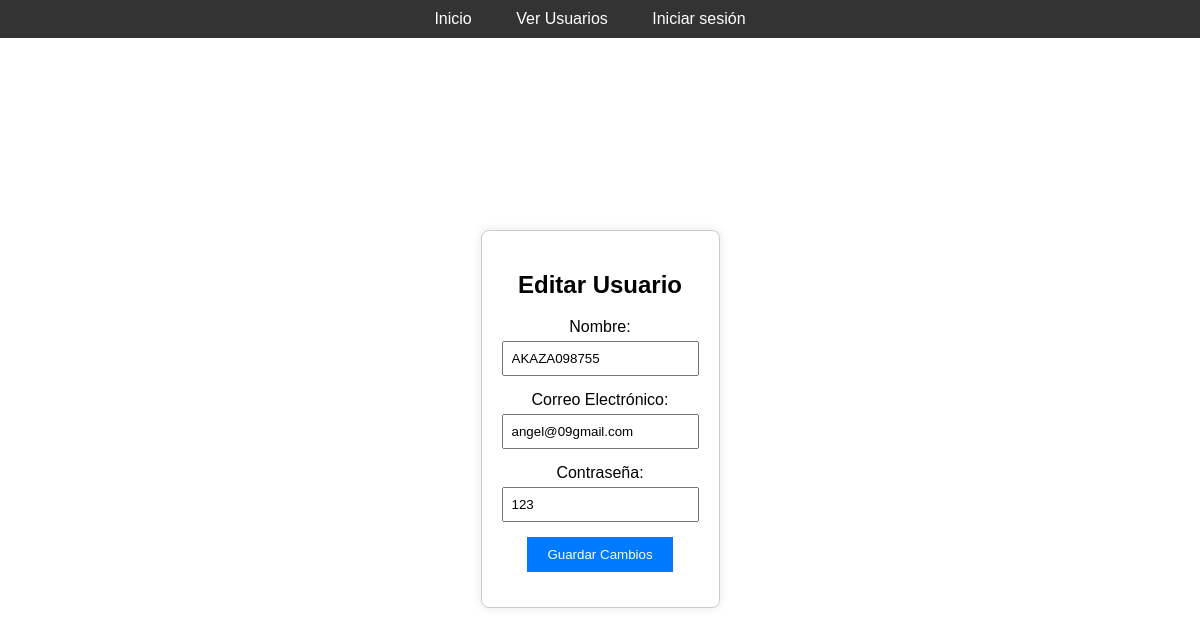
/usuario_editar/5, run on the app's committed database.
### tables this page shows
CREATE TABLE user (
	id	INTEGER PRIMARY KEY AUTOINCREMENT,
	username	TEXT NOT NULL,
	email	NUMERIC NOT NULL,
	password	TEXT NOT NULL);

### app.py (the view, shortened to what this page needs)
@app.route('/usuario_editar/<int:user_id>', methods=['GET', 'POST'])
def editar_usuario(user_id):
    conn = connect_database()
    cursor = conn.cursor()
    cursor.execute('SELECT * FROM user WHERE id=?', (user_id,))
    usuario = cursor.fetchone()
    conn.close()
    if usuario:
        return render_template('editar_usuario.html', usuario=usuario)
    else:
        return redirect(url_for('usuario'))  # Redirigir al usuario a la página de usuarios si el usuario no existe

### app.py (called while the page is built)
def connect_database():
    conn = sqlite3.connect('nombre.db')
    return conn

### templates/editar_usuario.html (shortened to what this page needs)
<!DOCTYPE html>
<html lang="en">
<head>
    <link rel="stylesheet" href="/static/css/usuario.css">
</head>
<body>
    <header>
        <nav class="menu">
            <ul class="menu__list">
                <li><a href="/">Inicio</a></li>
                <li><a href="/usuario">Ver Usuarios</a></li>
                {% if 'username' in session %}
                <li><a href="/logout">Cerrar sesión</a></li>
                {% else %}
                <li><a href="/login">Iniciar sesión</a></li>
                {% endif %}
            </ul>
        </nav>
    </header>
    <main>
        <div class="container">
            <h2>Editar Usuario</h2>
            <form action="/usuario_editar/{{ usuario[0] }}" method="post">
                <div class="form-group">
                    <label for="nombre">Nombre:</label>
                    <input type="text" id="nombre" name="nombre" value="{{ usuario[1] }}" required>
                </div>
                <div class="form-group">
                    <label for="correo">Correo Electrónico:</label>
                    <input type="email" id="correo" name="correo" value="{{ usuario[2] }}" required>
                </div>
                <div class="form-group">
                    <label for="contrasena">Contraseña:</label>
                    <input type="text" id="contrasena" name="contrasena" value="{{ usuario[3] }}" required>
                </div>
                <div class="form-group">
                    <button type="submit">Guardar Cambios</button>
                </div>
            </form>
        </div>
    </main>
</body>
</html>

### static/css/usuario.css (style rules this page uses)
body { font-family: Arial, sans-serif; margin: 0; padding: 0; background-image: url('https://external-preview.redd.it/HBAGlKJ8YMmumTOFKa58CIPuu3V8Zi_XGYuIQboqFAo.jpg?auto=webp&s=4aebe0eb919b87a4adebe0ce2163ce2744a287fa'); background-size: cover; background-position: center; background-repeat: no-repeat; }
header { background-color: #333; color: #fff; padding: 10px 0; }
.menu { text-align: center; }
.menu__list { list-style-type: none; padding: 0; margin: 0; }
.menu__list li { display: inline-block; margin-right: 20px; }
.menu__list li a { color: #fff; text-decoration: none; padding: 5px 10px; }
body { display: flex; flex-direction: column; min-height: 100vh; margin: 0; font-family: Arial, sans-serif; }
main { flex-grow: 1; display: flex; justify-content: center; align-items: center; }
.container { max-width: 800px; padding: 20px; border: 1px solid #ccc; border-radius: 8px; box-shadow: 0 2px 5px rgba(0, 0, 0, 0.1); text-align: center; }
.container { max-width: 500px; margin: auto; background: white; padding: 20px; box-shadow: 0 0 10px rgba(0, 0, 0, 0.1); }
.form-group { margin-bottom: 15px; }
.form-group label { display: block; margin-bottom: 5px; }
.form-group input { width: 100%; padding: 8px; box-sizing: border-box; }
.form-group button { padding: 10px 20px; background-color: #007BFF; border: none; color: white; cursor: pointer; }

### data on the page
user: nombre "AKAZA098755", correo "angel@09gmail.com", contrasena "123"
